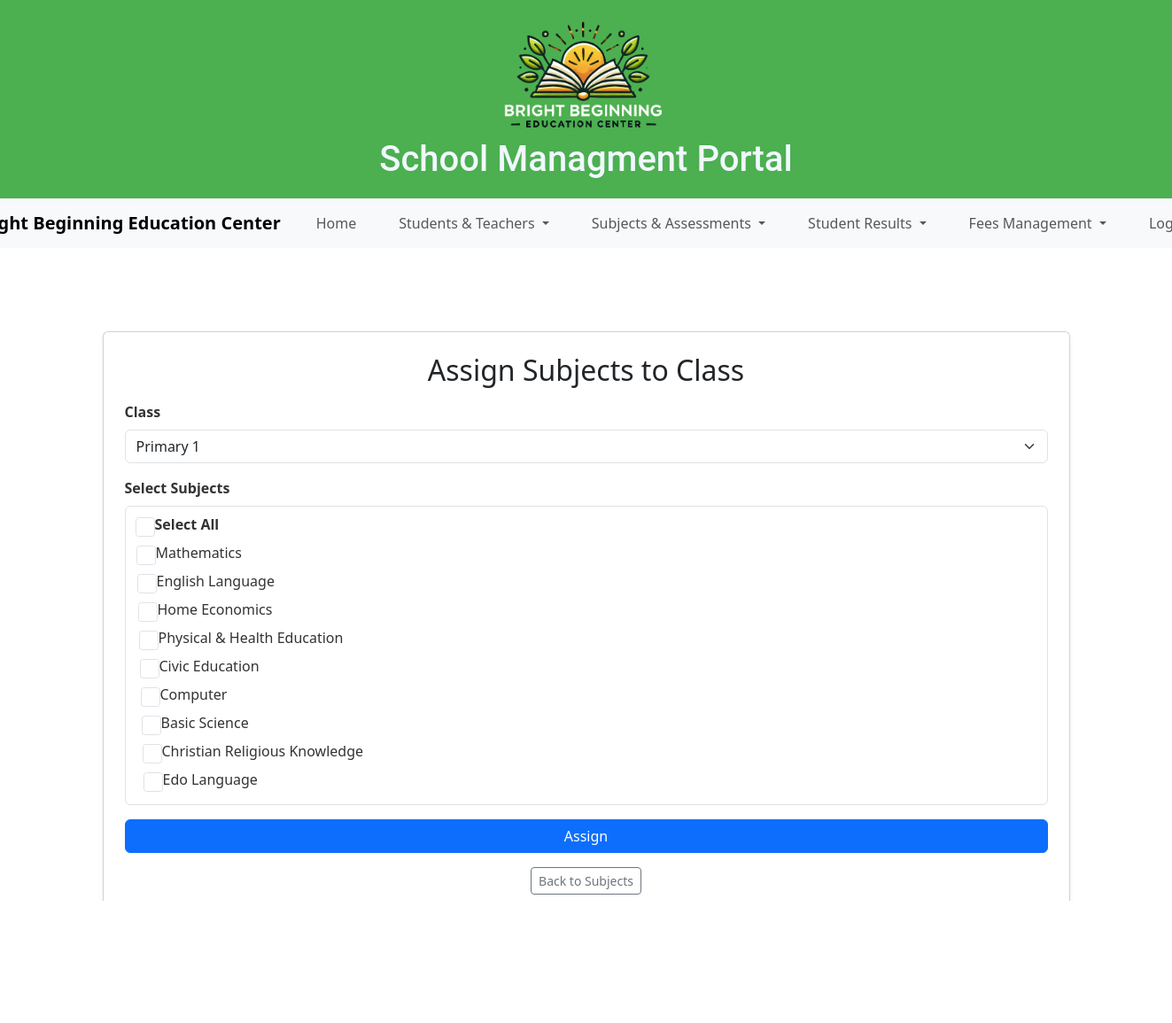
The app's page /assign_subject_to_class (signed in) with its own data.
### models.py (models this page shows)
class Subject(db.Model):
    __tablename__ = 'subjects'
    id = db.Column(db.Integer, primary_key=True)
    name = db.Column(db.String(100), nullable=False)
    school_id = db.Column(db.Integer, db.ForeignKey('schools.id'), nullable=False)
    __table_args__ = (
        db.UniqueConstraint('name', 'school_id', name='uq_subject_per_school'),
    )
    teacher_subjects = db.relationship('TeacherSubject', backref='teacher_subject', lazy=True, cascade="all, delete-orphan")
    assessment_scores = db.relationship('AssessmentSubjectScore', backref='subject_ref', lazy=True, cascade="all, delete-orphan")
    class_subjects = db.relationship('ClassSubject', backref='class_subject', lazy=True, cascade="all, delete-orphan")

### routes.py (the view, shortened to what this page needs)
@main.route('/assign_subject_to_class', methods=['GET', 'POST'])
@login_required
def assign_subject_to_class():
    form = AssignSubjectToClassForm()
    form.class_id.choices = [
        (c.id, c.class_name)  # (value, label)
        for c in Class.query.filter_by(school_id=current_user.school_id).all()
    ]
    if not form.class_id.choices:
        form.class_id.choices = [(-1, "No classes are available for your school. Please add a class first.")]
    subjects = Subject.query.filter_by(school_id=current_user.school_id).all()
    return render_template('assign_subject_to_class.html', form=form, subjects=subjects)

### forms.py
class AssignSubjectToClassForm(FlaskForm):
    class_id = SelectField(
        'Class',
        coerce=int,
        validators=[DataRequired()]
    )
    submit = SubmitField('Assign Subject to Class')

### main.py (called while the page is built)
@app.before_request
def before_request():
    g.current_user = current_user

@app.context_processor
def inject_csrf_token():
    return dict(csrf_token=generate_csrf())

### models.py (called while the page is built)
    @login_manager.user_loader
    def load_user(user_id):
        return User.query.get(int(user_id))

### routes.py (called while the page is built)
@main.before_request
def load_school_details():
    if current_user.is_authenticated:
        if 'school_name' not in session or 'school_logo' not in session:
            school = School.query.get(current_user.school_id)
            if school:
                g.school_name = school.name
                g.school_logo = school.school_logo if school.school_logo else 'static/uploads/default-logo.png'
                session['school_name'] = g.school_name
                session['school_logo'] = g.school_logo
        else:
            g.school_name = session['school_name']
            g.school_logo = session['school_logo']
    else:
        g.school_name = "School Management Portal"
        g.school_logo = "uploads/default-logo.png"

### templates/assign_subject_to_class.html (shortened to what this page needs)
{% extends "base.html" %}
{% block content %}
<div class="container mt-4">
    <div class="card shadow-sm p-4">
        <h2 class="text-center mb-3">Assign Subjects to Class</h2>
        <form method="POST">
            <div class="mb-3">
                {{ form.class_id.label(class="form-label fw-semibold") }}
                {{ form.class_id(class="form-select") }}
            </div>
            <div class="mb-3">
                <label class="form-label fw-semibold">Select Subjects</label>
                <div class="border rounded p-2">
                    <div class="form-check">
                        <input type="checkbox" id="select_all" class="form-check-input">
                        <label for="select_all" class="form-check-label fw-bold">Select All</label>
                    </div>
                    {% for subject in subjects %}
                    <div class="form-check">
                        <input type="checkbox" name="subjects" value="{{ subject.id }}" id="subject_{{ subject.id }}" class="form-check-input">
                        <label for="subject_{{ subject.id }}" class="form-check-label">{{ subject.name }}</label>
                    </div>
                    {% endfor %}
                </div>
            </div>
            <button type="submit" class="btn btn-primary w-100">Assign</button>
        </form>
        <div class="text-center mt-3">
            <a href="{{ url_for('main.subjects') }}" class="btn btn-outline-secondary btn-sm">Back to Subjects</a>
        </div>
    </div>
</div>
{% endblock %}

### static/style.css (style rules this page uses)
html, body { margin: 0; padding: 0; height: 100%; font-family: Arial, sans-serif; display: flex; flex-direction: column; }
.container { flex: 1; padding: 20px; }
.container { margin: 10px; }
form { margin: 0; }
form label { font-size: 16px; color: #333; display: block; margin-bottom: 8px; text-align: left; }
form input { width: 100%; padding: 10px; margin-bottom: 20px; border: 1px solid #ccc; border-radius: 4px; font-size: 14px; }
form button { background-color: #333; color: white; padding: 10px 15px; border: none; border-radius: 4px; cursor: pointer; font-size: 16px; width: 100%; }
h2 { color: #333; margin-bottom: 20px; }

### records on screen
Subject: name "Mathematics"
Subject: name "English Language"
Subject: name "Home Economics"
Subject: name "Physical & Health Education"
Subject: name "Civic Education"
Subject: name "Computer"
Subject: name "Basic Science"
Subject: name "Christian Religious Knowledge"
Subject: name "Edo Language"
